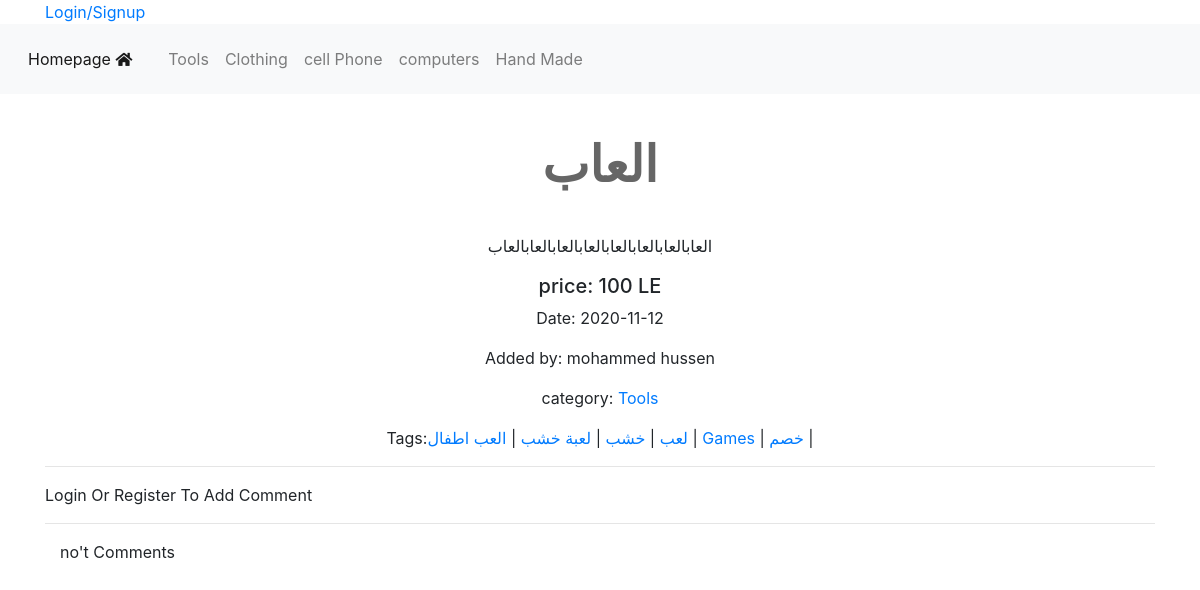
The app's page /items.php?itemID=43 with its own data.
### tables this page shows
CREATE TABLE `categories` (
  `ID` int(11) NOT NULL,
  `Name` varchar(255) NOT NULL,
  `Description` varchar(255) NOT NULL,
  `parent` int(11) NOT NULL DEFAULT 0,
  `Ordering` int(11) DEFAULT NULL,
  `Visibility` tinyint(4) NOT NULL DEFAULT 0,
  `Allow_comment` tinyint(4) NOT NULL DEFAULT 0,
  `Allow_Ads` tinyint(4) NOT NULL DEFAULT 0
);

CREATE TABLE `items` (
  `itemID` int(11) NOT NULL,
  `name` varchar(255) NOT NULL,
  `description` text NOT NULL,
  `price` varchar(255) NOT NULL,
  `add_date` date NOT NULL,
  `country_made` varchar(255) NOT NULL,
  `image` varchar(255) NOT NULL,
  `status` varchar(255) NOT NULL,
  `tags` varchar(255) NOT NULL,
  `rating` smallint(6) DEFAULT NULL,
  `approve` tinyint(4) NOT NULL DEFAULT 0,
  `catID` int(11) DEFAULT NULL,
  `userID` int(11) DEFAULT NULL
);

CREATE TABLE `user` (
  `userID` int(11) NOT NULL COMMENT 'to identify user',
  `userName` varchar(255) NOT NULL COMMENT 'username to login',
  `password` varchar(255) NOT NULL COMMENT 'password to login',
  `email` varchar(255) NOT NULL,
  `fullName` varchar(255) NOT NULL,
  `image` varchar(255) NOT NULL,
  `groupID` int(11) NOT NULL DEFAULT 0 COMMENT 'identify user group',
  `trustStatus` int(11) NOT NULL DEFAULT 0 COMMENT 'seller rank',
  `regStatus` int(11) NOT NULL DEFAULT 0 COMMENT 'user approval',
  `date` date NOT NULL
);

### inti.php (called while the page is built, shortened)
<?php
    include "admin/connect.php";
    $tmp = 'includes/templates/';
    $css = 'layout/css/';
    include $tmp . 'header-inc.php';

### items.php (the view, shortened to what this page needs)
<?php
    include "inti.php";
    if( isset($_GET['itemID']) && is_numeric($_GET['itemID']) ){
            $ID = intval($_GET['itemID']);
            $stmt = $con->prepare("SELECT
                                        items.*,
                                        categories.Name as cateNAme,
                                        categories.ID as catID,
                                        user.userName,
                                        user.userID
                                    FROM
                                        items
                                    INNER JOIN
                                        categories
                                    ON
                                        categories.ID = items.catID
                                    INNER JOIN
                                        user
                                    ON
                                        user.userID = items.userID
                                    WHERE itemID = ?
                                    AND approve = 1 ");
            $stmt->execute(array($ID));
            $row = $stmt->fetch();
        if( $stmt->rowCount() > 0){
        ?>
                     <div class="container">
                            <h2 class="text-center"> <?php echo $row['name'] ?> </h2>
                            <p class="text-center"> <?php echo $row['description'] ?> </p>
                            <h5 class="text-center"><?php echo 'price: ' . $row['price'] . " LE" ?></h5>
                            <p class="text-center"><?php echo ' Date: ' . $row['add_date'] ?> </p>
                            <p class="text-center"><?php echo ' Added by: ' . $row['userName'] ?> </p>
                            <p class="text-center">category: <a href="categories.php?pageid=<?php echo $row['catID']?>&name= <?php echo $row['cateNAme'] ?>"><?php echo $row['cateNAme'] ?> </a></p>
                            <p class="text-center"> <?php
                                echo "Tags:";
                                 $allTags = explode("," , $row['tags']);
                                 foreach( $allTags as $tag ){
                                        echo "<a href='tags.php?name={$tag}'>". $tag ."</a> | ";
                                 }
                            ?> </p>
                            <hr>
                            <?php if(isset($_SESSION['member'])){ ?>
                                <div class="row">
                                    <div class="col-md-offset-3">
                                        <div class="add-comment">
                                            <h3> Add Your Comment </h3>
                                            <form action="<?php echo $_SERVER['PHP_SELF'] .'?itemID='.$row['itemID'] ?>" method="POST">
                                                <textarea name="comment"></textarea>
                                                <input class="btn btn-primary" type="submit" value ="Add Comment">
                                            </form>
                                            <?php
                                                if($_SERVER['REQUEST_METHOD'] == 'POST'){
                                                    $comment = filter_var($_POST['comment'], FILTER_SANITIZE_STRING);
                                                    $userID  = $_SESSION['userID'];
                                                    $itemID  = $row['itemID'];
                                                    if(! empty($comment)){
                                                        $stmt = $con->prepare("INSERT INTO
                                                                                         comments(comment, commentDate	, itemID, userID)
                                                                                        VALUES(:comment, now(), :itemID, :userID)");
                                                        $stmt->execute(array(
                                                                                'comment' => $comment,
                                                                                'itemID' => $itemID,
                                                                                'userID' => $userID,
                                                                            ));
                                                                            if($stmt){
                                                                                echo '<div class="alert alert-success">Added Comment</div>';
                                                                            }else{
                                                                                echo '<div class="alert alert-success">not success</div>';
                                                                            }
                                                    }else{
                                                        echo '<div class="alert alert-danger">Empty faild</div>';
                                                        header("Refresh:1");
                                                    }
                                                    header("Refresh:1");
                                                }
                                            ?>
                                        </div>
                                    </div>
                                </div>
                            <?php
                                }else{
                                    echo 'Login Or Register To Add Comment';
                                }
                            ?>
                                <hr>
                                    <div class="col-md-9">
                                       <?php
                                            $stmt =$con->prepare("SELECT
                                                                        comments.*,
                                                                        user.userName
                                                                    FROM
                                                                        comments
                                                                    INNER JOIN
                                                                        user
                                                                    ON
                                                                        user.userID = comments.userID
                                                                   WHERE
                                                                        itemID = ?
                                                                    AND
                                                                        status = 1
                                                                    ORDER BY
                                                                        cID DESC ");
                                            $stmt->execute(array($row['itemID']));
                                            $comments = $stmt->fetchAll();
                                            $Count = $stmt->rowCount();
                                            if( $Count > 0 ){
                                                foreach( $comments as $comment ){
                                                    echo  $comment['userName'] . '<br>';
                                                    echo  $comment['comment']. '<br>';
                                                    echo  $comment['commentDate']. '<br>';
                                                    echo  $comment['userID']. '<br>';
                                                    echo "<hr>";
                                                }
                                            }else{
                                                echo "no't Comments";
                                            }
                                       ?>
                                    </div>
                                </div>
        <?php
        }else{
            echo "There is no such id or this item is waiting approval";
        }
    }else{
        echo "There is not valed";
    }
    ?>
    <?php
    include $tmp . 'footer-inc.php';

### includes/templates/header-inc.php (shortened to what this page needs)
<!doctype html>
<html>
    <head>
       <link rel="stylesheet" href="https://cdn.jsdelivr.net/npm/bootstrap@4.5.3/dist/css/bootstrap.min.css">
        <link rel="stylesheet" href='<?php echo $css ;?>all.min.css'/>
        <link rel="stylesheet" href='<?php echo $css ;?>jquery-ui.css'/>
        <link rel="stylesheet" href='<?php echo $css ;?>jquery.selectBoxIt.css'/>
        <link rel="stylesheet" href='<?php echo $css ;?>custem.css'/>
    </head>
    <body>
    <div class="upper-bar">
      <div class="container">
        <?php
          if(isset($_SESSION['member'])){
            echo 'welcome <a href="profile.php">' . $sessionUser.'  <i class="fas fa-user nv"></i></a> ';
            echo ' | <a href="logout.php"> Logout <i class="fas fa-sign-out-alt nv"></i></a> |';
            echo '  <a href="newads.php"> New Ads <i class="fas fa-plus nv"></i></a> |';
            $userStatus = checkuserstatus( $sessionUser);
            if($userStatus == 1){
              echo "--> your ned membership to need activiate by admin";
            }
          }else{
        ?>
              <a href="login.php">
                  <span class="pull-right"> Login/Signup </span>
              </a>
        <?php }?>
       </div>
    </div>
    <nav class="navbar navbar-expand-lg navbar-light bg-light ">
  <a class="navbar-brand" href="index.php"> Homepage <i class="fas fa-home nv"></i></a>
  <div class="collapse navbar-collapse" id="add-nav">
    <ul class="nav navbar-nav">
        <?php
            $cats = $con->prepare("SELECT * FROM categories WHERE parent = 0 ORDER BY ID DESC");
            $cats->execute();
            $rows = $cats->fetchAll();
            foreach( $rows as $cat){
               echo'<li><a class="nav-link" href="categories.php?pageid='.$cat['ID'].'&name='. str_replace(' ','-',$cat['Name']).'">'. $cat['Name'] . '</a></li>';
            }
        ?>
    </ul>
  </div>
</nav>

### layout/css/custem.css (style rules this page uses)
body { background-color: rgb(255, 255, 255); font-size: 16px; }
a { text-decoration: none; }
.navbar { border-radius: 0; margin-bottom: 0; }
.nav>li>a, .navbar-brand { padding: 15px 12px; }
.navbar-brand { font-size: 1em; }
h2 { font-size: 50px; margin:40px 0px; font-weight: bold; color: #666; }
.fas { font-size: 30px; }
.nv { font-size: 15px; }

### records on screen
categories: Name "Tools"
categories: Name "Clothing"
categories: Name "cell Phone"
categories: Name "computers"
categories: Name "Hand Made"
items: name "العاب", description "العابالعابالعابالعابالعابالعابالعابالعاب", price "100", add_date "2020-11-12", userID.userName "mohammed hussen", catID.Name "Tools", tags "لعب", tags "خشب", tags "لعبة خشب", tags "العب اطفال", tags "Games", tags "خصم"
